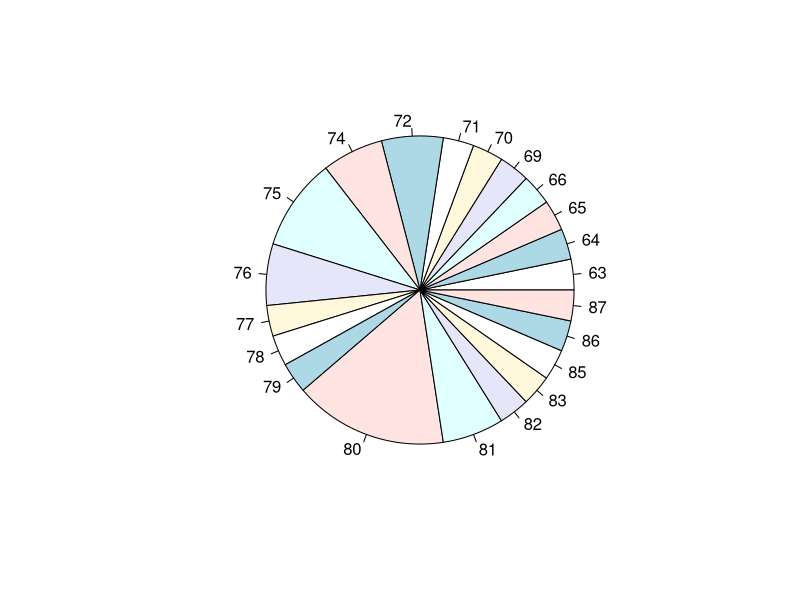
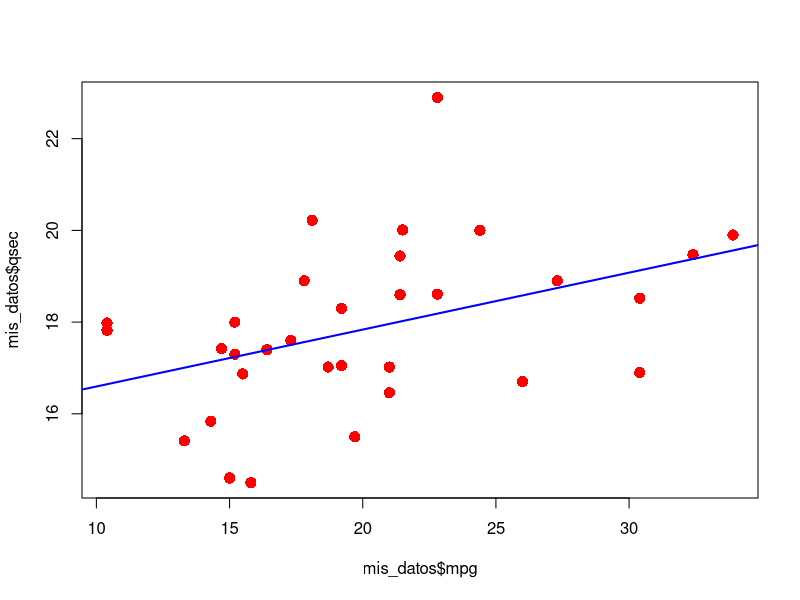
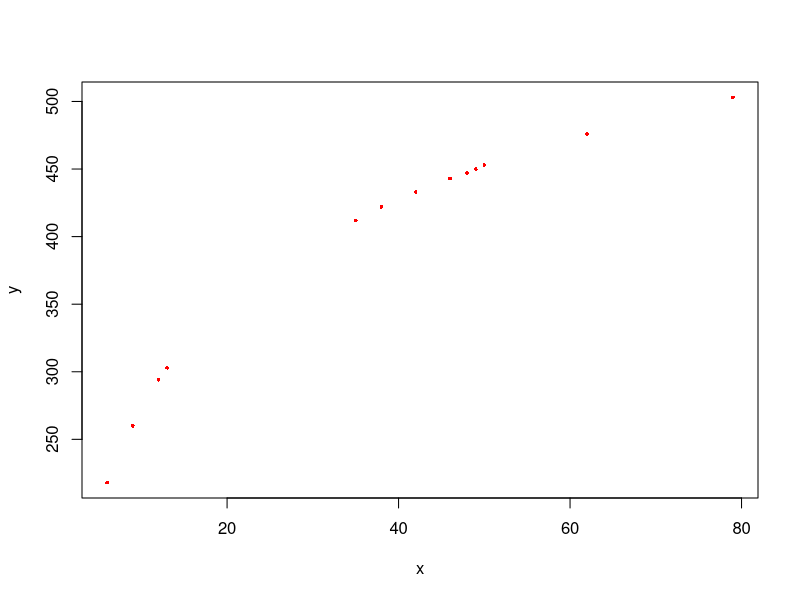

Write R code to recreate these figures, in order. (Note: this script raises an error after producing the figures.)
#Exercici 1
mis_datos <- iris;
head(mis_datos)
mean(mis_datos$Sepal.Length)
median(mis_datos$Petal.Width)
summary(mis_datos$Sepal.Length)
IQR(mis_datos$Petal.Length)
sd(mis_datos$Sepal.Length)
var(mis_datos$Petal.Length)

#Exercici 2
data <- trees;
head(data)
pie(table(data$Height))

#Exercici 3
mis_datos <- mtcars;
head(mis_datos)
plot(mis_datos$qsec~mis_datos$mpg, col = "red", pch =16, cex = 1.5)
m1 = lm(mis_datos$qsec~mis_datos$mpg)
abline(m1,col="blue",lwd=2)
m1$coefficients[1]
m1$coefficients[2]
summary(m1)

#Exercici 4
mis_datos <- rock;
head(mis_datos)
breaks = seq(1000,13000,by=2000);
dades2 = cut(mis_datos$area, breaks, right=FALSE);
head(dades2, n=6);
ni <- table(dades2); ni
fi <- ni/length(mis_datos$area); fi
Ni <- cumsum(ni); Ni
Fi <- cumsum(fi); Fi

#Exercici 5
sqrt(0.9107)
-0.4437+10.9181*1
-0.4437+10.9181*2.91

#Exercici 6
x <-c(6,9,12,13,35,38,38,42,46,48,49,50,62,62,79) #Nuemero de dias
y <-c(218,260,294,303,412,422,422,433,443,447,450,453,476,476,503) #Pc infectados
length(x)
length(y)

plot(y~x,col="red",pch=16, cex=0.5) #color(col="x"), pch(formas(triangulo, cuadrado...)), cex (tamano)


modelo1 <- lm(y~x) #Hace la regresion lineal

modelo1$coefficients[1]  #Este se suma

modelo1$coefficients[2]  #Este se multiplica por x

modelo1$coefficients[2] * ("VALOR X") + modelo1$coefficients[1] # =TIEMPO x

modelo1$coefficients[2]*96+modelo1$coefficients[1] #=tiempo x

abline(modelo1, col="blue", lwd=2) # Dibuja la recta de regresion

